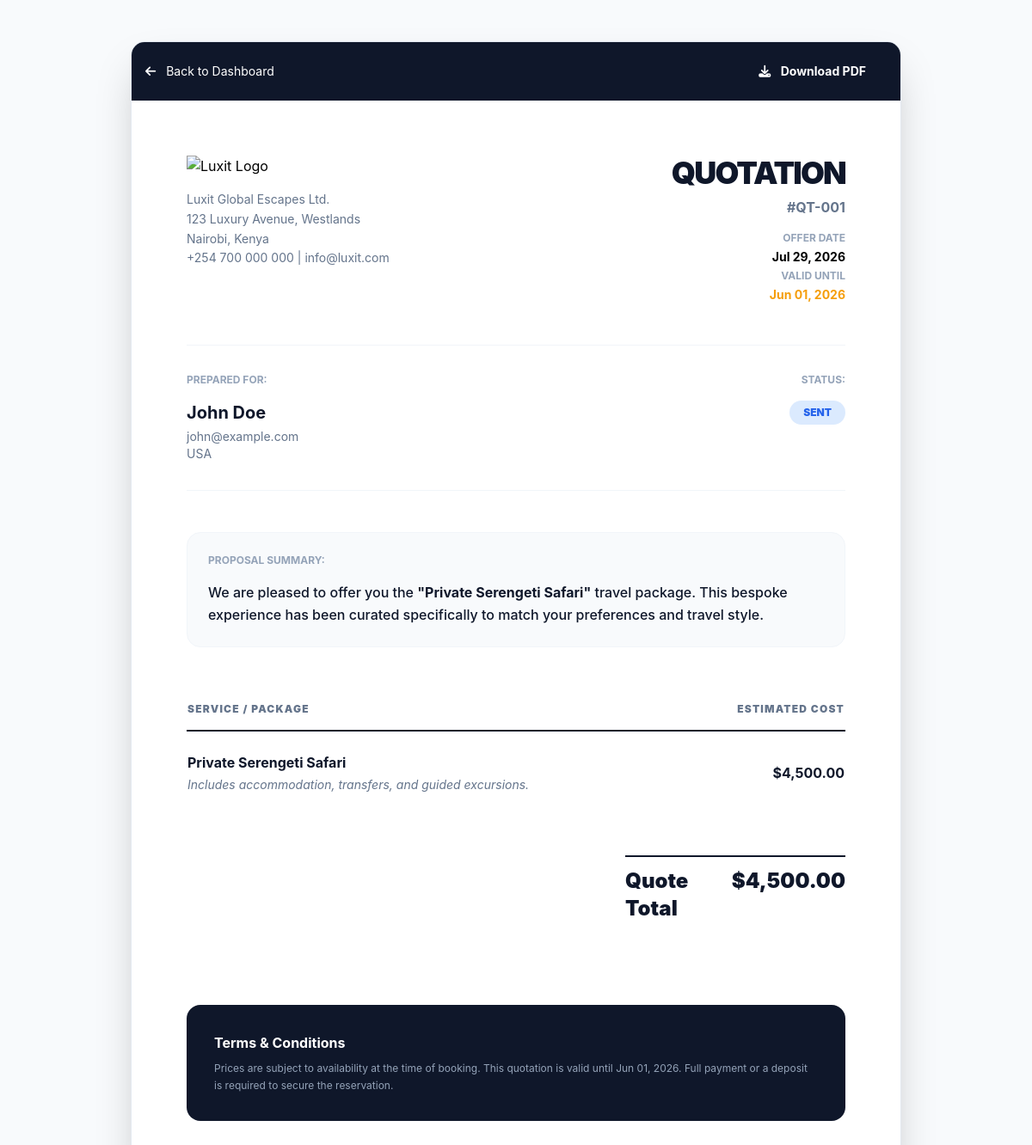
/admin/view-quotation.php?id=QT-001 (signed in), run on the app's committed database.
### tables this page shows
CREATE TABLE `quotations` (
  `id` varchar(20) NOT NULL,
  `customer_id` varchar(20) NOT NULL,
  `tour_name` varchar(255) NOT NULL,
  `amount` decimal(10,2) NOT NULL,
  `status` enum('Draft', 'Sent', 'Accepted', 'Expired') DEFAULT 'Draft',
  `valid_until` date DEFAULT NULL,
  `created_at` timestamp DEFAULT CURRENT_TIMESTAMP,
  PRIMARY KEY (`id`),
  FOREIGN KEY (`customer_id`) REFERENCES `customers`(`id`) ON DELETE CASCADE
);

CREATE TABLE `customers` (
  `id` varchar(20) NOT NULL,
  `name` varchar(100) NOT NULL,
  `email` varchar(100) NOT NULL,
  `country` varchar(50) DEFAULT NULL,
  `bookings_count` int(11) DEFAULT 0,
  `joined_date` date NOT NULL,
  `created_at` timestamp DEFAULT CURRENT_TIMESTAMP,
  PRIMARY KEY (`id`),
  UNIQUE KEY `email` (`email`)
);

### admin/view-quotation.php (the view, shortened to what this page needs)
<?php
require_once __DIR__ . '/../includes/db.php';
$id = $_GET['id'] ?? null;
$stmt = $pdo->prepare("SELECT q.*, c.name as customer_name, c.email as customer_email, c.country as customer_country
                       FROM quotations q
                       JOIN customers c ON q.customer_id = c.id
                       WHERE q.id = ?");
$stmt->execute([$id]);
$quote = $stmt->fetch();
?>
<!DOCTYPE html>
<html lang="en">
<head>
    <script src="https://cdn.tailwindcss.com"></script>
    <link rel="stylesheet" href="https://cdnjs.cloudflare.com/ajax/libs/font-awesome/6.4.0/css/all.min.css">
</head>
<body class="bg-slate-50 p-4 md:p-12">
    <div class="max-w-4xl mx-auto bg-white shadow-2xl rounded-2xl overflow-hidden border border-slate-200 glass">
        <div class="no-print bg-slate-900 text-white p-4 flex justify-between items-center">
            <a href="index.php" class="text-sm hover:text-primary transition"><i class="fas fa-arrow-left mr-2"></i> Back to Dashboard</a>
            <button onclick="window.print()" class="bg-primary px-6 py-2 rounded-xl text-sm font-bold hover:bg-opacity-90 transition">
                <i class="fas fa-download mr-2"></i> Download PDF
            </button>
        </div>
        <div class="p-8 md:p-16">
            <div class="flex flex-col md:flex-row justify-between items-start mb-12">
                <div>
                    <img src="../assets/images/luxit-africa-logo.png" alt="Luxit Logo" class="w-40 mb-4">
                    <p class="text-slate-500 text-sm leading-relaxed">
                        Luxit Global Escapes Ltd.<br>
                        123 Luxury Avenue, Westlands<br>
                        Nairobi, Kenya<br>
                        +254 700 000 000 | info@luxit.com
                    </p>
                </div>
                <div class="mt-8 md:mt-0 text-right">
                    <h1 class="text-4xl font-black text-slate-900 uppercase tracking-tighter">Quotation</h1>
                    <p class="text-slate-500 font-bold mt-2">#<?php echo $quote['id']; ?></p>
                    <div class="mt-4 space-y-1">
                        <p class="text-xs text-slate-400 uppercase font-bold">Offer Date</p>
                        <p class="text-sm font-bold"><?php echo date('M d, Y', strtotime($quote['created_at'])); ?></p>
                        <p class="text-xs text-slate-400 uppercase font-bold mt-2">Valid Until</p>
                        <p class="text-sm font-bold text-amber-500"><?php echo date('M d, Y', strtotime($quote['valid_until'])); ?></p>
                    </div>
                </div>
            </div>
            <div class="grid grid-cols-2 gap-12 mb-12 border-y border-slate-100 py-8">
                <div>
                    <p class="text-xs text-slate-400 uppercase font-bold mb-4">Prepared For:</p>
                    <h3 class="text-xl font-bold text-slate-900"><?php echo $quote['customer_name']; ?></h3>
                    <p class="text-slate-500 text-sm mt-1"><?php echo $quote['customer_email']; ?></p>
                    <p class="text-slate-500 text-sm"><?php echo $quote['customer_country']; ?></p>
                </div>
                <div class="text-right">
                    <p class="text-xs text-slate-400 uppercase font-bold mb-4">Status:</p>
                    <span class="inline-block px-4 py-1.5 rounded-full text-xs font-black uppercase bg-blue-100 text-blue-600">
                        <?php echo $quote['status']; ?>
                    </span>
                </div>
            </div>
            <div class="mb-12 p-6 bg-slate-50 rounded-2xl border border-slate-100">
                <h4 class="text-xs text-slate-400 uppercase font-bold mb-4">Proposal Summary:</h4>
                <p class="text-slate-900 font-medium leading-relaxed">
                    We are pleased to offer you the <span class="text-primary font-bold">"<?php echo $quote['tour_name']; ?>"</span> travel package. This bespoke experience has been curated specifically to match your preferences and travel style.
                </p>
            </div>
            <table class="w-full mb-12">
                <thead>
                    <tr class="text-left border-b-2 border-slate-900">
                        <th class="py-4 text-xs font-black uppercase tracking-widest text-slate-500">Service / Package</th>
                        <th class="py-4 text-right text-xs font-black uppercase tracking-widest text-slate-500">Estimated Cost</th>
                    </tr>
                </thead>
                <tbody class="divide-y divide-slate-100">
                    <tr>
                        <td class="py-6">
                            <p class="font-bold text-slate-900"><?php echo $quote['tour_name']; ?></p>
                            <p class="text-sm text-slate-500 mt-1 italic">Includes accommodation, transfers, and guided excursions.</p>
                        </td>
                        <td class="py-6 text-right font-bold text-slate-900">$<?php echo number_format($quote['amount'], 2); ?></td>
                    </tr>
                </tbody>
            </table>
            <div class="flex justify-end">
                <div class="w-full md:w-64 space-y-3">
                    <div class="flex justify-between text-2xl font-black text-slate-900 pt-3 border-t-2 border-slate-900">
                        <span>Quote Total</span>
                        <span>$<?php echo number_format($quote['amount'], 2); ?></span>
                    </div>
                </div>
            </div>
            <div class="mt-24 p-8 bg-slate-900 text-white rounded-2xl">
                <h4 class="font-bold mb-2">Terms & Conditions</h4>
                <p class="text-xs text-slate-400 leading-relaxed">
                    Prices are subject to availability at the time of booking. This quotation is valid until <?php echo date('M d, Y', strtotime($quote['valid_until'])); ?>. Full payment or a deposit is required to secure the reservation.
                </p>
            </div>
        </div>
    </div>
</body>
</html>

### admin/view-quotation.php (style rules this page uses)
body { font-family: 'Inter', sans-serif; }

### data on the page
quotations: id "QT-001", created_at "Jul 29, 2026", valid_until "Jun 01, 2026", customer.name "John Doe", customer.email "john@example.com", customer.country "USA", status "SENT", tour_name "Private Serengeti Safari", amount "4,500.00"
